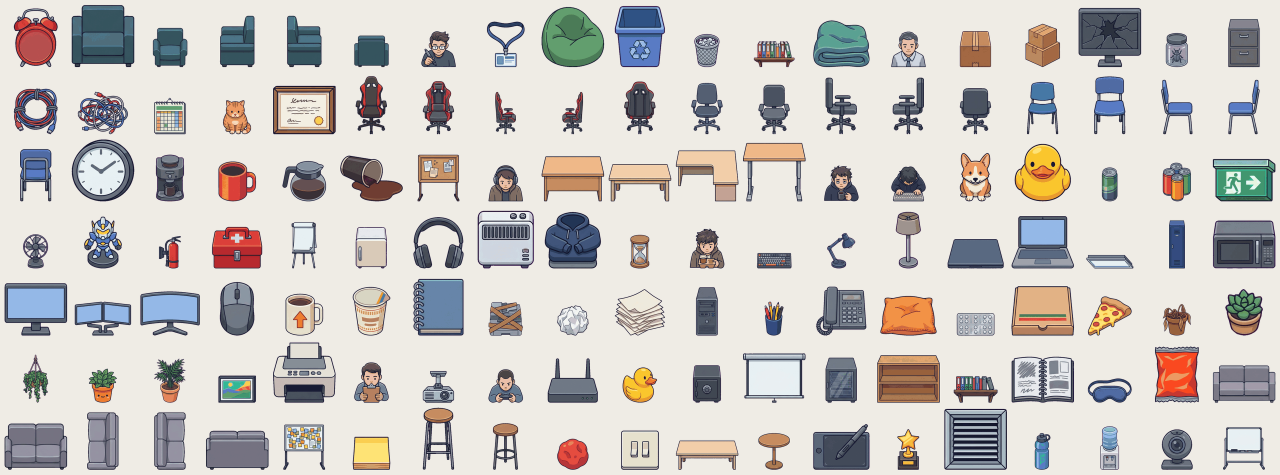
#> input picture cripcoin/assets-fonte/objetos.png, 3840 x 1423 px (shown at 1/3 size)
$ python arte.py
#> lines starting #> are read from the running program, lines starting #| are printed output that depends on the picture; after the words box and inside, x2 and y2 are one past the last pixel; in counts of white or black regions, pixels touching at a corner belong together
# Recorta objetos, paredes e pisos das folhas em cripcoin/assets-fonte/ e gera os PNGs do jogo em cripcoin/public/arte/ (arte em 2x: 1 tile = 64 px, o jogo desenha a 0,5).
# Requer: python3, pillow, numpy, scipy.   Uso: python3 cripcoin/tools/arte.py   (antes: python3 cripcoin/tools/objetos_indice.py para ver os índices)
import json, os, numpy as np
from scipy import ndimage as ndi
from PIL import Image
R = os.path.abspath(os.path.join(os.path.dirname(__file__), '..')); FONTE = os.path.join(R, 'assets-fonte'); PUB = os.path.join(R, 'public', 'arte')
for d in ('objetos', 'paredes', 'pisos'): os.makedirs(os.path.join(PUB, d), exist_ok=True)
PX = 64                                                                  # px por tile na arte (2x)
man = {'objetos': {}, 'paredes': {}, 'pisos': {}}

# ---------- objetos: índice (leitura da folha) -> (nome, largura em tiles) ----------
OBJ = {0: ('despertador', .5), 1: ('poltrona-grande', 1.8), 2: ('poltrona', 1.2), 6: ('poltrona-pequena', 1.0), 10: ('puff-verde', 1.0), 11: ('lixeira-reciclagem', .9), 12: ('lixeira', .8), 13: ('prateleira-pastas', 1.9),
  15: ('cadeira-escritorio-costas', 1.0), 17: ('cadeira-escritorio-lado', .9), 18: ('caixa-papelao', 1.0), 19: ('pilha-caixas', 1.3), 21: ('cadeira-azul', .8), 22: ('cadeira-azul-lado', .8), 24: ('arquivo-gavetas', 1.1),
  27: ('cadeira-azul-costas', .8), 28: ('relogio-parede', .9), 30: ('calendario', .9), 31: ('cafeteira', .9), 33: ('diploma', 1.1), 36: ('mural-cortica', 1.4), 37: ('cadeira-gamer', 1.1), 38: ('cadeira-gamer-lado', .9), 39: ('mesa-simples', 2.0),
  42: ('mesa-l', 2.6), 44: ('mesa-metal', 2.0), 45: ('cadeira-escritorio-b', 1.0), 46: ('cadeira-escritorio', 1.0), 51: ('kit-socorros', .8), 52: ('caneca', .35), 53: ('jarra-cafe', .45), 54: ('flipchart', 1.1), 55: ('frigobar', 1.0),
  57: ('aquecedor', 1.2), 60: ('mesa-baixa', 1.6), 64: ('abajur-chao', .6), 65: ('laptop', .9), 66: ('lata', .3), 67: ('latas', .4), 68: ('locker', .8), 69: ('placa-saida', 1.1), 70: ('microondas', 1.0), 71: ('monitor', 1.0), 72: ('ventilador', .8),
  73: ('monitor-duplo', 1.2), 74: ('monitor-curvo', 1.2), 75: ('extintor', .5), 76: ('mouse', .3), 77: ('caneca-2', .35), 78: ('copo-macarrao', .4), 79: ('caderno', .5), 81: ('papel-amassado', .4), 82: ('papeis', .6), 83: ('ampulheta', .4),
  84: ('torre-pc', .7), 85: ('teclado', .8), 86: ('porta-lapis', .4), 87: ('telefone', .6), 88: ('luminaria-mesa', .6), 89: ('almofada', .8), 90: ('laptop-fechado', .8), 91: ('caixa-pizza', .9), 93: ('pizza', .5), 94: ('planta-seca', .9),
  95: ('suculenta', .8), 96: ('planta-pendurada', .5), 97: ('planta-feliz', .9), 98: ('planta-vaso', .9), 99: ('quadro-paisagem', 1.2), 100: ('impressora', 1.5), 102: ('projetor', 1.0), 104: ('roteador', .7), 106: ('cofre', .9),
  107: ('tela-projecao', 2.0), 108: ('vitrine', 1.0), 109: ('estante', 1.9), 110: ('prateleira-livros', 1.7), 115: ('sofa-2', 2.0), 116: ('sofa-3', 3.0), 117: ('sofa-lado', 1.0), 120: ('quadro-postit', 1.3), 122: ('banco-alto', .7), 123: ('banco-alto-2', .7),
  126: ('mesa-lateral', 1.4), 127: ('mesa-redonda', 1.2), 128: ('mesa-digitalizadora', 1.0), 129: ('trofeu', .5), 130: ('grade-ventilacao', 1.0), 131: ('garrafa', .3), 132: ('bebedouro', .8), 133: ('webcam', .4), 134: ('quadro-branco', 1.5)}
im = Image.open(os.path.join(FONTE, 'objetos.png')).convert('RGB'); a = np.array(im).astype(int)
#> further down, im is the input picture: PIL image 3840x1423 RGB; mean R, G, B 204.8, 200.7, 196.4
bg = np.abs(a - np.array([239, 236, 229])).max(2) <= 7; fg = ndi.binary_opening(~bg, iterations=1)
#> after `bg = np.abs(a - np.array([239, 236, 229])).max(2) <= 7`:
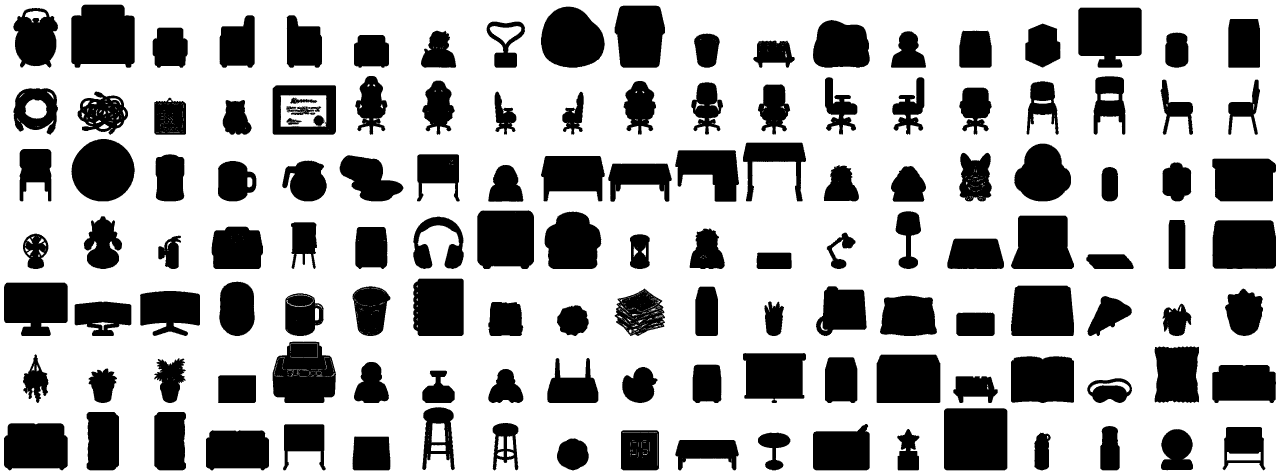
#> bg: shape (1423, 3840) bool (shown at 1/3 size); 69.1% white; 168 black regions (30 under 20 px), largest, box (x1, y1, x2, y2) and area: (2832, 1225, 3022, 1411) 35248, (214, 14, 404, 203) 32081, (3235, 23, 3425, 203) 29556
#> after `fg = ndi.binary_opening(~bg, iterations=1)`: fg: shape (1423, 3840) bool; 30.9% white; 140 white regions, largest, box (x1, y1, x2, y2) and area: (2832, 1225, 3022, 1411) 35246, (214, 14, 404, 203) 32076, (3235, 23, 3425, 203) 29551
lab, n = ndi.label(ndi.binary_closing(fg, iterations=3), structure=np.ones((3, 3)))
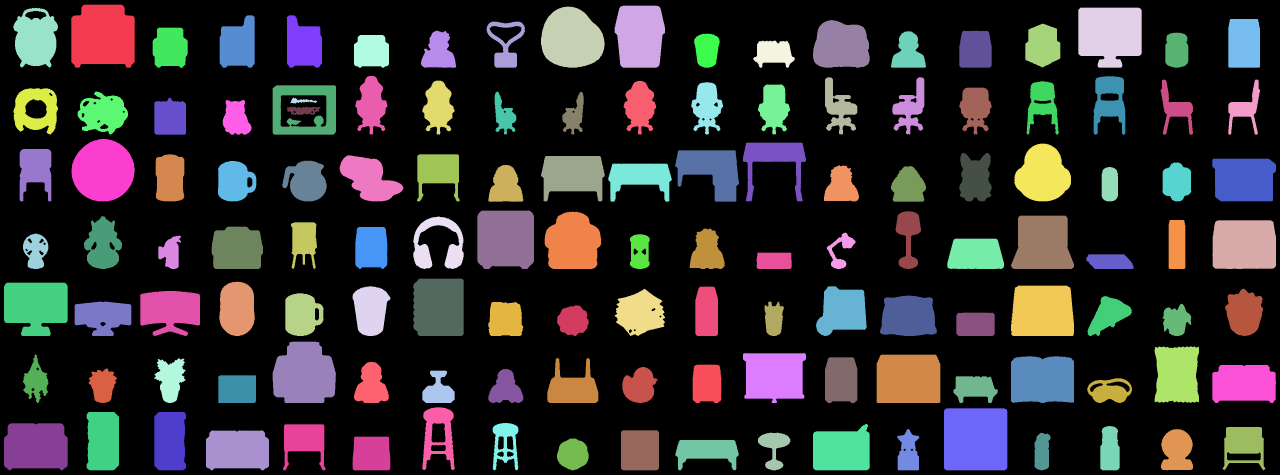
#> lab: shape (1423, 3840) int32 (shown at 1/3 size); 136 distinct labels, from 0 to 135; one colour per label, 0 black
#> n = 135
caixas = []
for sl in ndi.find_objects(lab):
    h = sl[0].stop - sl[0].start; w = sl[1].stop - sl[1].start
    if h * w >= 900: caixas.append((sl[1].start, sl[0].start, w, h))
#> this loop made 135 passes
#> (h, w) on passes 1 to 12: (189, 190), (186, 151), (183, 191), (180, 190), (179, 134), (157, 105), (157, 106), (146, 95), (143, 170), (138, 115), (132, 105), (120, 105)
#> after the loop, caixas = 135 items, first 6: (214, 14, 190, 189), (1844, 17, 151, 186), (1623, 20, 191, 183), (3235, 23, 190, 180), (40, 24, 134, 179), (659, 46, 105, 157)
caixas.sort(key=lambda t: (round((t[1] + t[3] / 2) / 215), t[0])); assert len(caixas) == 135, len(caixas)
for i, (nome, larg) in OBJ.items():
    x, y, w, h = caixas[i]; sub = a[y:y + h, x:x + w]; b = np.abs(sub - np.array([239, 236, 229])).max(2) <= 7
    lb, nn = ndi.label(b); borda = (set(lb[0]) | set(lb[-1]) | set(lb[:, 0]) | set(lb[:, -1])) - {0}; fora = np.isin(lb, list(borda))
    alfa = ((~fora) * 255).astype(np.uint8); rgba = np.dstack([sub.astype(np.uint8), alfa]); img = Image.fromarray(rgba, 'RGBA'); img = img.crop(img.getbbox())
    W = max(2, round(larg * PX)); img = img.resize((W, max(1, round(img.height * W / img.width))), Image.LANCZOS)
    img.save(os.path.join(PUB, 'objetos', f'{nome}.png')); man['objetos'][nome] = {'w': img.width, 'h': img.height}
#> this loop made 92 passes
#> (x, y, w, h, nn) on passes 1 to 12: (40, 24, 134, 179, 16), (214, 14, 190, 189, 7), (458, 83, 105, 120, 6), (1062, 105, 105, 98, 7), (1623, 20, 191, 183, 6), (1844, 17, 151, 186, 4), (2082, 101, 77, 102, 11), (2260, 122, 124, 81, 38), (2475, 232, 97, 172, 14), (2677, 232, 96, 172, 11), (2878, 92, 97, 111, 9), (3076, 71, 105, 132, 7)
#> pass 1, `lb, nn = ndi.label(b)`:
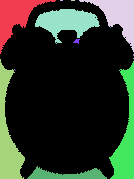
#> lb: shape (179, 134) int32; 17 distinct labels, from 0 to 16; one colour per label, 0 black
#> after the loop: b: shape (130, 128) bool; 35.3% white; 6 white regions (2 under 20 px), largest, box (x1, y1, x2, y2) and area: (5, 108, 122, 130) 2249, (12, 75, 115, 101) 2082, (0, 0, 14, 122) 763, (114, 0, 128, 122) 763
#> after the loop:
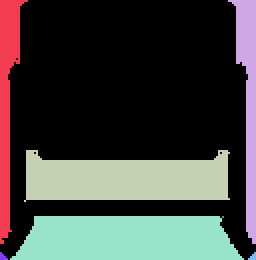
#> lb: shape (130, 128) int32 (shown 2 times larger); 9 distinct labels, from 0 to 8; one colour per label, 0 black
#> after the loop:
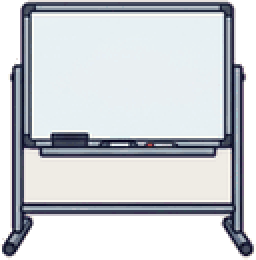
#> rgba: shape (130, 128, 4) (shown 2 times larger); mean R, G, B, A 200.2, 203.1, 205.8, 196.9; transparent parts drawn white
#> after the loop, man = 3 items

# ---------- paredes e pisos (folha de tiles) ----------
T = Image.open(os.path.join(FONTE, 'paredes-pisos.png')).convert('RGB'); ta = np.array(T).astype(int)
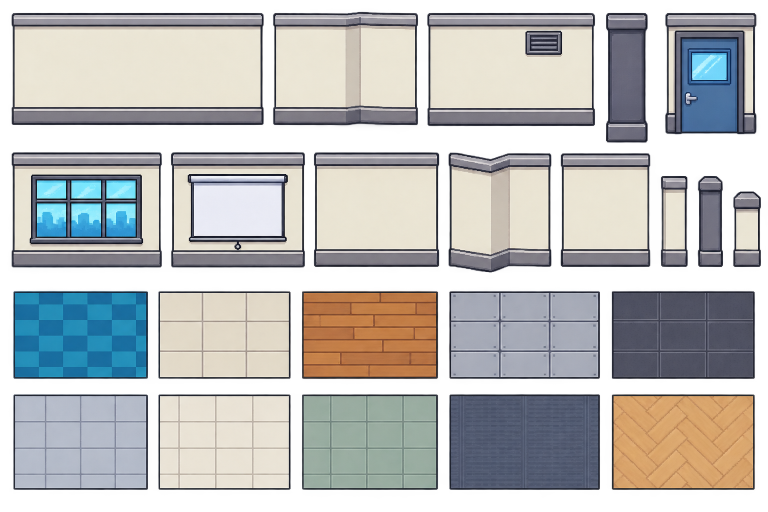
#> input picture cripcoin/assets-fonte/paredes-pisos.png, 1536 x 1024 px (shown at 1/2 size)
def caixa_escura(x0, y0, x1, y1):
#> called with x0 = 20, y0 = 20, x1 = 535, y1 = 255
    sub = ta[y0:y1, x0:x1]; esc = sub.max(2) < 60; ys, xs = np.where(esc); return (x0 + xs.min(), y0 + ys.min(), x0 + xs.max() + 1, y0 + ys.max() + 1)
#> after `esc = sub.max(2) < 60`: esc: shape (235, 515) bool; 5.4% white; 16 white regions (14 under 20 px), largest, box (x1, y1, x2, y2) and area: (4, 6, 507, 230) 6413, (461, 194, 493, 195) 32
#> after `ys, xs = np.where(esc)`: ys = 6527 values from 6 to 229; xs = 6527 values, max 506 at index 1890, min 4 at index 1869, mean 262.4
def salvar(img, pasta, nome, extra=None):
    img.save(os.path.join(PUB, pasta, f'{nome}.png')); man[pasta][nome] = {'w': img.width, 'h': img.height, **(extra or {})}
ALT = 88                                                                  # altura da face da parede em px (2x): 1,4 tile
# parede lisa: fatia central (sem as pontas), que se repete na horizontal sem emenda
x0, y0, x1, y1 = caixa_escura(20, 20, 535, 255); wall = T.crop((x0, y0, x1, y1)); esc = ALT / wall.height; fat = round(PX / esc)
#> after `x0, y0, x1, y1 = caixa_escura(20, 20, 535, 255)`: x0 = 24; y0 = 26; x1 = 527; y1 = 250
#> after `esc = ALT / wall.height`: esc = 0.393
#> after `fat = round(PX / esc)`: fat = 163
cx = wall.width // 2; salvar(wall.crop((cx - fat // 2, 0, cx - fat // 2 + fat, wall.height)).resize((PX, ALT), Image.LANCZOS).convert('RGBA'), 'paredes', 'parede')
#> after `cx = wall.width // 2`: cx = 251
# porta (1 tile de largura) e janela (3 tiles) e demais enfeites de parede (objetos presos à parede)
x0, y0, x1, y1 = caixa_escura(1325, 20, 1518, 275); salvar(T.crop((x0, y0, x1, y1)).resize((PX, ALT), Image.LANCZOS).convert('RGBA'), 'paredes', 'porta')
#> in caixa_escura (call 2), `esc = sub.max(2) < 60`: esc: shape (255, 193) bool; 11.7% white; 16 white regions (13 under 20 px), largest, box (x1, y1, x2, y2) and area: (6, 6, 187, 248) 5581, (35, 32, 119, 33) 84, (49, 30, 93, 31) 44
#> after `x0, y0, x1, y1 = caixa_escura(1325, 20, 1518, 275)`: x0 = 1331; x1 = 1512; y1 = 268
x0, y0, x1, y1 = caixa_escura(18, 300, 330, 540); j = T.crop((x0, y0, x1, y1)); salvar(j.resize((PX * 3, round(j.height * PX * 3 / j.width)), Image.LANCZOS).convert('RGBA'), 'paredes', 'janela')
#> in caixa_escura (call 3), `esc = sub.max(2) < 60`: esc: shape (240, 312) bool; 12.7% white; 16 white regions (10 under 20 px), largest, box (x1, y1, x2, y2) and area: (6, 5, 306, 235) 4209, (53, 58, 256, 176) 2744, (42, 49, 268, 188) 1784, (53, 104, 121, 176) 628, (66, 201, 126, 202) 60, (112, 203, 151, 204) 39
#> after `x0, y0, x1, y1 = caixa_escura(18, 300, 330, 540)`: x0 = 24; y0 = 305; x1 = 324; y1 = 535
x0, y0, x1, y1 = caixa_escura(338, 300, 615, 540); j = T.crop((x0, y0, x1, y1)); salvar(j.resize((PX * 3, round(j.height * PX * 3 / j.width)), Image.LANCZOS).convert('RGBA'), 'paredes', 'parede-tela')
#> in caixa_escura (call 4), `esc = sub.max(2) < 60`: esc: shape (240, 277) bool; 10.1% white; 16 white regions (13 under 20 px), largest, box (x1, y1, x2, y2) and area: (4, 5, 272, 235) 3981, (38, 48, 237, 199) 2566, (73, 201, 143, 203) 72
#> after `x0, y0, x1, y1 = caixa_escura(338, 300, 615, 540)`: x0 = 342; x1 = 610
x0, y0, x1, y1 = caixa_escura(850, 20, 1195, 255); j = T.crop((x0, y0, x1, y1)); salvar(j.resize((PX * 3, round(j.height * PX * 3 / j.width)), Image.LANCZOS).convert('RGBA'), 'paredes', 'parede-grade')
#> in caixa_escura (call 5), `esc = sub.max(2) < 60`: esc: shape (235, 345) bool; 7.5% white; 14 white regions (7 under 20 px), largest, box (x1, y1, x2, y2) and area: (5, 6, 340, 232) 4655, (201, 42, 274, 90) 580, (210, 50, 266, 82) 467
#> after `x0, y0, x1, y1 = caixa_escura(850, 20, 1195, 255)`: x0 = 855; y0 = 26; x1 = 1190; y1 = 252
# pisos: miolo de um ladrilho de 64x64 (2x)
PISOS = {'xadrez-azul': (27, 583, 295, 757), 'ceramica-creme': (317, 583, 580, 757), 'madeira': (604, 583, 875, 757), 'metal': (899, 583, 1198, 757), 'concreto-escuro': (1224, 583, 1509, 757),
         'ceramica-azul': (27, 790, 294, 978), 'ceramica-branca': (317, 790, 580, 978), 'ceramica-verde': (604, 790, 875, 978), 'tapete-escuro': (899, 790, 1198, 978), 'parquet': (1224, 790, 1509, 978)}
for nome, (x0, y0, x1, y1) in PISOS.items():
    w = x1 - x0; h = y1 - y0; lado = int(min(w, h) * 0.62); cx = x0 + w // 2; cy = y0 + h // 2
    salvar(T.crop((cx - lado // 2, cy - lado // 2, cx + lado // 2, cy + lado // 2)).resize((PX, PX), Image.LANCZOS).convert('RGBA'), 'pisos', nome)
#> this loop made 10 passes
#> pass 2, in salvar (call 7), `img.save(os.path.join(PUB, pasta, f'{nome}.png'))`:
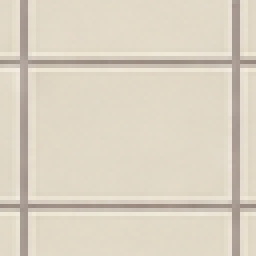
#> saved as ceramica-creme.png: PIL image 64x64 RGBA (shown 4 times larger); mean R, G, B, A 219.6, 210.5, 194.6, 255
json.dump(man, open(os.path.join(PUB, 'manifesto.json'), 'w'), indent=1, ensure_ascii=False); print({k: len(v) for k, v in man.items()})
#| {'objetos': 92, 'paredes': 5, 'pisos': 10}
